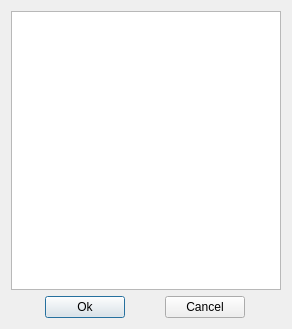
<?xml version="1.0" encoding="UTF-8"?>
<ui version="4.0">
 <class>CurveSelection</class>
 <widget class="QDialog" name="CurveSelection">
  <property name="geometry">
   <rect>
    <x>0</x>
    <y>0</y>
    <width>292</width>
    <height>329</height>
   </rect>
  </property>
  <property name="windowTitle">
   <string>Select visible curves</string>
  </property>
  <layout class="QVBoxLayout" name="verticalLayout">
   <item>
    <widget class="QListWidget" name="lstCurves"/>
   </item>
   <item>
    <layout class="QHBoxLayout" name="horizontalLayout">
     <item>
      <widget class="QPushButton" name="okButton">
       <property name="sizePolicy">
        <sizepolicy hsizetype="Fixed" vsizetype="Fixed">
         <horstretch>0</horstretch>
         <verstretch>0</verstretch>
        </sizepolicy>
       </property>
       <property name="text">
        <string>Ok</string>
       </property>
       <property name="checked">
        <bool>false</bool>
       </property>
      </widget>
     </item>
     <item>
      <widget class="QPushButton" name="cancelButton">
       <property name="sizePolicy">
        <sizepolicy hsizetype="Fixed" vsizetype="Fixed">
         <horstretch>0</horstretch>
         <verstretch>0</verstretch>
        </sizepolicy>
       </property>
       <property name="text">
        <string>Cancel</string>
       </property>
      </widget>
     </item>
    </layout>
   </item>
  </layout>
 </widget>
 <resources/>
 <connections/>
</ui>
